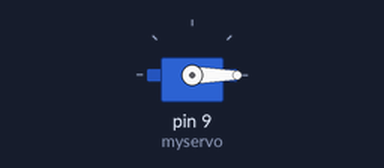
Simulated run of this sketch. Board: Arduino Uno, built with avr-gcc and run on an emulated ATmega328P. On the bench: servo.

Above: at 0.05 s.
At 5.0 s:
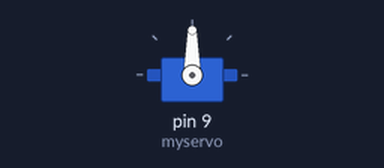
Timing chart, 0 to 6.5 s (numbered marks = the images above):
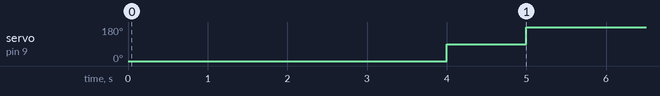

The sketch:

servo_testing.ino
```cpp
//Servo Motor Control Test
//By Miran / 4/15/14

#include <Servo.h>

Servo myservo;  //Servo object declaration

void setup()
{
  //myservo.attach(9, 100, 2000);   //assign servo to specific signal pin. min,max in usecs
  myservo.attach(9);

  myservo.write(0);    //set initial angle of shaft
}

void loop()
{
  delay(2000);
  myservo.write(0);
  delay(2000);
  myservo.write(90);
  delay(1000);
  myservo.write(180);
}
```

Measured:
- by itself, servo on pin 9 (myservo): repeats every 5.0 s: 180° 2.0 s, 0° 2.0 s, 90° 1.0 s
